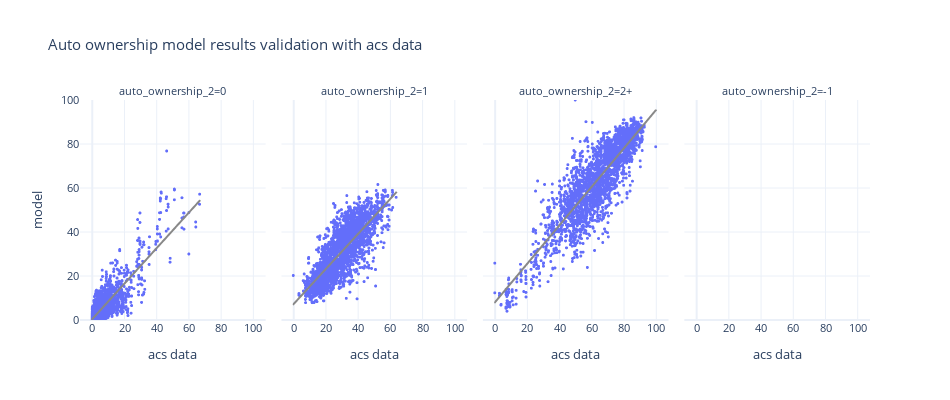

The notebook cell saved with this chart:
### Code cell
df_plot = pd.pivot(bg_auto_ownership, index=['block_group_id','auto_ownership_2'], columns='source', values='percentage').reset_index()



fig = px.scatter(df_plot, x="acs data", y="model", trendline="ols", trendline_color_override='rgb(136, 136, 136)',
                 template="plotly_white",
                 facet_col='auto_ownership_2', height=400, width=1000,
                 title="Auto ownership model results validation with acs data")
fig.update_xaxes(dtick=20)
fig.update_yaxes(dtick=20,range=[0, 100])
fig.update_traces(marker_size=3)
fig.update_layout(height=400, width=950, font=dict(size=11))
fig.show()

### Figure 1 — Plotly figure (JSON) as saved in the notebook; plotly's stock layout.template omitted (floating-point values rounded to 4 significant figures; data arrays with more than 128 entries replaced by an {"elided": "..."} marker saying what was removed)
{"data": [{"hovertemplate": "auto_ownership_2=0<br>acs data=%{x}<br>model=%{y}<extra></extra>", "legendgroup": "", "marker": {"color": "#636efa", "size": 3, "symbol": "circle"}, "mode": "markers", "name": "", "showlegend": false, "type": "scattergl", "x": {"elided": "2641 float values"}, "xaxis": "x", "y": {"elided": "2641 float values"}, "yaxis": "y"}, {"hovertemplate": "<b>OLS trendline</b><br>model = 0.806338 * acs data + 0.422792<br>R<sup>2</sup>=0.728078<br><br>auto_ownership_2=0<br>acs data=%{x}<br>model=%{y} <b>(trend)</b><extra></extra>", "legendgroup": "", "line": {"color": "rgb(136, 136, 136)"}, "marker": {"color": "#636efa", "size": 3, "symbol": "circle"}, "mode": "lines", "name": "", "showlegend": false, "type": "scattergl", "x": {"elided": "2626 float values"}, "xaxis": "x", "y": {"elided": "2626 float values"}, "yaxis": "y"}, {"hovertemplate": "auto_ownership_2=1<br>acs data=%{x}<br>model=%{y}<extra></extra>", "legendgroup": "", "marker": {"color": "#636efa", "size": 3, "symbol": "circle"}, "mode": "markers", "name": "", "showlegend": false, "type": "scattergl", "x": {"elided": "2641 float values"}, "xaxis": "x2", "y": {"elided": "2641 float values"}, "yaxis": "y2"}, {"hovertemplate": "<b>OLS trendline</b><br>model = 0.795831 * acs data + 7.09096<br>R<sup>2</sup>=0.644003<br><br>auto_ownership_2=1<br>acs data=%{x}<br>model=%{y} <b>(trend)</b><extra></extra>", "legendgroup": "", "line": {"color": "rgb(136, 136, 136)"}, "marker": {"color": "#636efa", "size": 3, "symbol": "circle"}, "mode": "lines", "name": "", "showlegend": false, "type": "scattergl", "x": {"elided": "2633 float values"}, "xaxis": "x2", "y": {"elided": "2633 float values"}, "yaxis": "y2"}, {"hovertemplate": "auto_ownership_2=2+<br>acs data=%{x}<br>model=%{y}<extra></extra>", "legendgroup": "", "marker": {"color": "#636efa", "size": 3, "symbol": "circle"}, "mode": "markers", "name": "", "showlegend": false, "type": "scattergl", "x": {"elided": "2641 float values"}, "xaxis": "x3", "y": {"elided": "2641 float values"}, "yaxis": "y3"}, {"hovertemplate": "<b>OLS trendline</b><br>model = 0.873446 * acs data + 7.96392<br>R<sup>2</sup>=0.762444<br><br>auto_ownership_2=2+<br>acs data=%{x}<br>model=%{y} <b>(trend)</b><extra></extra>", "legendgroup": "", "line": {"color": "rgb(136, 136, 136)"}, "marker": {"color": "#636efa", "size": 3, "symbol": "circle"}, "mode": "lines", "name": "", "showlegend": false, "type": "scattergl", "x": {"elided": "2634 float values"}, "xaxis": "x3", "y": {"elided": "2634 float values"}, "yaxis": "y3"}, {"hovertemplate": "auto_ownership_2=-1<br>acs data=%{x}<br>model=%{y}<extra></extra>", "legendgroup": "", "marker": {"color": "#636efa", "size": 3, "symbol": "circle"}, "mode": "markers", "name": "", "showlegend": false, "type": "scattergl", "x": [NaN, NaN, NaN], "xaxis": "x4", "y": [NaN, NaN, NaN], "yaxis": "y4"}, {"hovertemplate": "auto_ownership_2=-1<extra></extra>", "legendgroup": "", "line": {"color": "rgb(136, 136, 136)"}, "marker": {"color": "#636efa", "size": 3, "symbol": "circle"}, "mode": "lines", "name": "", "showlegend": false, "type": "scattergl", "xaxis": "x4", "yaxis": "y4"}], "layout": {"annotations": [{"font": {}, "showarrow": false, "text": "auto_ownership_2=0", "x": 0.1175, "xanchor": "center", "xref": "paper", "y": 1.0, "yanchor": "bottom", "yref": "paper"}, {"font": {}, "showarrow": false, "text": "auto_ownership_2=1", "x": 0.3725, "xanchor": "center", "xref": "paper", "y": 1.0, "yanchor": "bottom", "yref": "paper"}, {"font": {}, "showarrow": false, "text": "auto_ownership_2=2+", "x": 0.6275, "xanchor": "center", "xref": "paper", "y": 1.0, "yanchor": "bottom", "yref": "paper"}, {"font": {}, "showarrow": false, "text": "auto_ownership_2=-1", "x": 0.8825, "xanchor": "center", "xref": "paper", "y": 1.0, "yanchor": "bottom", "yref": "paper"}], "font": {"size": 11}, "height": 400, "legend": {"tracegroupgap": 0}, "title": {"text": "Auto ownership model results validation with acs data"}, "width": 950, "xaxis": {"anchor": "y", "domain": [0.0, 0.235], "dtick": 20, "title": {"text": "acs data"}}, "xaxis2": {"anchor": "y2", "domain": [0.255, 0.49], "dtick": 20, "matches": "x", "title": {"text": "acs data"}}, "xaxis3": {"anchor": "y3", "domain": [0.51, 0.745], "dtick": 20, "matches": "x", "title": {"text": "acs data"}}, "xaxis4": {"anchor": "y4", "domain": [0.765, 1.0], "dtick": 20, "matches": "x", "title": {"text": "acs data"}}, "yaxis": {"anchor": "x", "domain": [0.0, 1.0], "dtick": 20, "range": [0, 100], "title": {"text": "model"}}, "yaxis2": {"anchor": "x2", "domain": [0.0, 1.0], "dtick": 20, "matches": "y", "range": [0, 100], "showticklabels": false}, "yaxis3": {"anchor": "x3", "domain": [0.0, 1.0], "dtick": 20, "matches": "y", "range": [0, 100], "showticklabels": false}, "yaxis4": {"anchor": "x4", "domain": [0.0, 1.0], "dtick": 20, "matches": "y", "range": [0, 100], "showticklabels": false}}}
